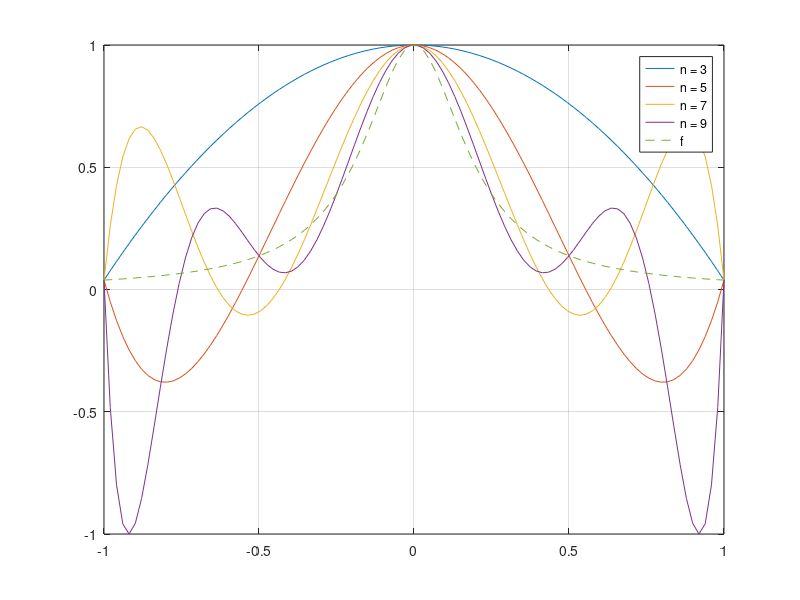
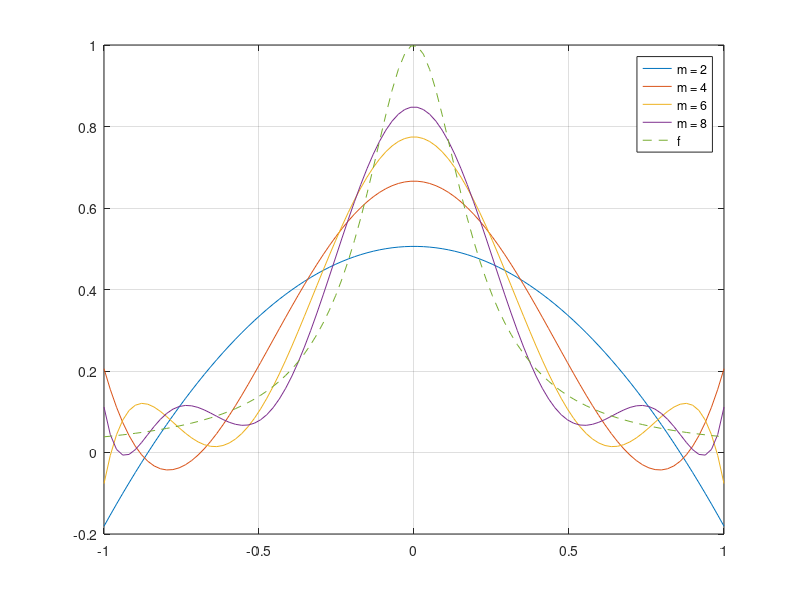

The MATLAB script that drew these images, in order:
clear; close all; clc;
    
%EXERCICI 1
f = @(x)(1./(1+25*x.^2));

figure(1);
v = [3,5,7,9];
for i=1:4
    n = v(i);
    x = linspace(-1,1,n);
    y = zeros(1,n);
    
    y = f(x);
   

    p = polyfit(x',y',n-1);
    pfun = @(x)polyval(p,x);
    figure(1);
    xx = linspace(-1,1);
    plot(xx,pfun(xx));
    hold on;
    grid on;
end
figure(1);
plot(xx,f(xx),'--');
legend('n = 3','n = 5', 'n = 7', 'n = 9', 'f')

% EXERCICI 2

figure(2);
n = 101;
v = [2,4,6,8]
for i=1:4
    m = v(i);
    x = linspace(-1,1,n);
    y = zeros(1,n);
    
    y = f(x);
   

    p = polyfit(x',y',m);
    pfun = @(x)polyval(p,x);
    
    xx = linspace(-1,1);
    plot(xx,pfun(xx));
    hold on;
    grid on;
end

plot(xx,f(xx),'--');
legend('m = 2','m = 4', 'm = 6', 'm = 8', 'f')